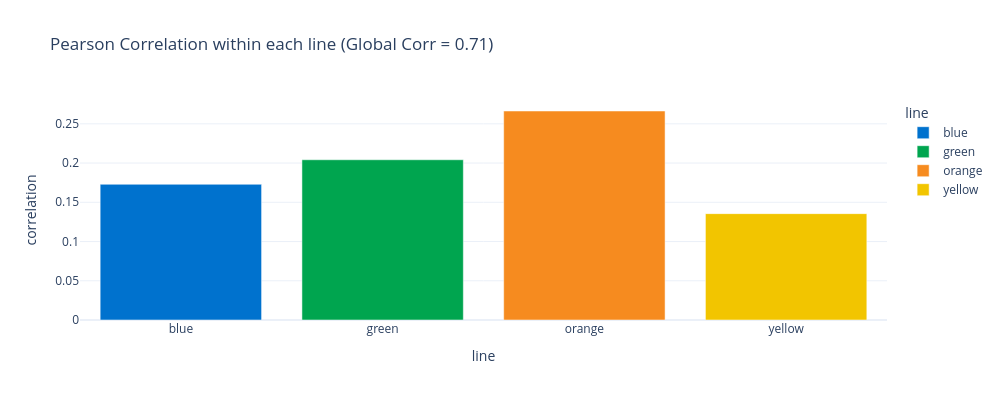

The code cell stored with this chart in its notebook:
### Code cell
# The pooled correlation looks strong but disappears inside each line
global_corr = usable.planned_km.corr(usable.n_incidents)
within = usable.groupby('line').apply(lambda g: g.planned_km.corr(g.n_incidents)).reset_index(name='correlation')
within['r_squared'] = within['correlation']**2
print(within)
print('Global correlation across all lines:', round(global_corr, 2))
px.bar(within, x='line', y='correlation', color='line',
       title=f'Pearson Correlation within each line (Global Corr = {global_corr:.2f})')

##Only 2-7% of variation is explained

### Figure 1 — Plotly figure (JSON) as saved in the notebook; plotly's stock layout.template omitted (floating-point values rounded to 4 significant figures)
{"data": [{"hovertemplate": "line=%{x}<br>correlation=%{y}<extra></extra>", "legendgroup": "blue", "marker": {"color": "#0072ce", "pattern": {"shape": ""}}, "name": "blue", "orientation": "v", "showlegend": true, "textposition": "auto", "type": "bar", "x": ["blue"], "xaxis": "x", "y": [0.1729], "yaxis": "y"}, {"hovertemplate": "line=%{x}<br>correlation=%{y}<extra></extra>", "legendgroup": "green", "marker": {"color": "#00a54f", "pattern": {"shape": ""}}, "name": "green", "orientation": "v", "showlegend": true, "textposition": "auto", "type": "bar", "x": ["green"], "xaxis": "x", "y": [0.2042], "yaxis": "y"}, {"hovertemplate": "line=%{x}<br>correlation=%{y}<extra></extra>", "legendgroup": "orange", "marker": {"color": "#f68b1f", "pattern": {"shape": ""}}, "name": "orange", "orientation": "v", "showlegend": true, "textposition": "auto", "type": "bar", "x": ["orange"], "xaxis": "x", "y": [0.2663], "yaxis": "y"}, {"hovertemplate": "line=%{x}<br>correlation=%{y}<extra></extra>", "legendgroup": "yellow", "marker": {"color": "#f2c500", "pattern": {"shape": ""}}, "name": "yellow", "orientation": "v", "showlegend": true, "textposition": "auto", "type": "bar", "x": ["yellow"], "xaxis": "x", "y": [0.1356], "yaxis": "y"}], "layout": {"barmode": "relative", "height": 400, "legend": {"title": {"text": "line"}, "tracegroupgap": 0}, "title": {"text": "Pearson Correlation within each line (Global Corr = 0.71)"}, "width": 1000, "xaxis": {"anchor": "y", "categoryarray": ["blue", "green", "orange", "yellow"], "categoryorder": "array", "domain": [0, 1], "title": {"text": "line"}}, "yaxis": {"anchor": "x", "domain": [0, 1], "title": {"text": "correlation"}}}}
